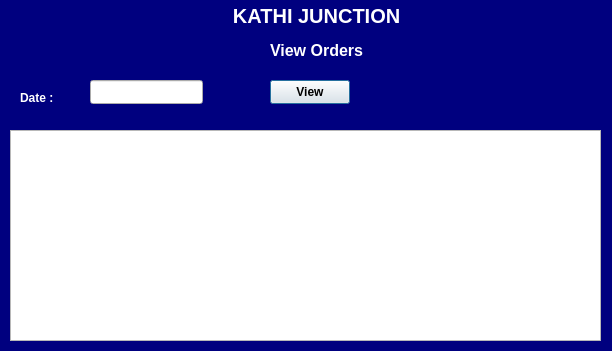
<?xml version="1.0" encoding="UTF-8"?>
<ui version="4.0">
 <class>KathiAdminViewOrders</class>
 <widget class="QDialog" name="KathiAdminViewOrders">
  <property name="geometry">
   <rect>
    <x>0</x>
    <y>0</y>
    <width>612</width>
    <height>351</height>
   </rect>
  </property>
  <property name="windowTitle">
   <string>Dialog</string>
  </property>
  <widget class="QLabel" name="label">
   <property name="geometry">
    <rect>
     <x>0</x>
     <y>0</y>
     <width>621</width>
     <height>31</height>
    </rect>
   </property>
   <property name="font">
    <font>
     <pointsize>15</pointsize>
     <bold>true</bold>
    </font>
   </property>
   <property name="styleSheet">
    <string notr="true">color: rgb(255, 255, 255);
background-color: rgb(0, 0, 127);</string>
   </property>
   <property name="text">
    <string>                                          KATHI JUNCTION</string>
   </property>
  </widget>
  <widget class="QLabel" name="label_2">
   <property name="geometry">
    <rect>
     <x>0</x>
     <y>30</y>
     <width>621</width>
     <height>321</height>
    </rect>
   </property>
   <property name="styleSheet">
    <string notr="true">background-color: rgb(0, 0, 127);</string>
   </property>
   <property name="text">
    <string/>
   </property>
  </widget>
  <widget class="QLabel" name="label_3">
   <property name="geometry">
    <rect>
     <x>20</x>
     <y>90</y>
     <width>49</width>
     <height>16</height>
    </rect>
   </property>
   <property name="font">
    <font>
     <bold>true</bold>
    </font>
   </property>
   <property name="styleSheet">
    <string notr="true">color: rgb(255, 255, 255);</string>
   </property>
   <property name="text">
    <string>Date : </string>
   </property>
  </widget>
  <widget class="QLineEdit" name="txtDateHis">
   <property name="geometry">
    <rect>
     <x>90</x>
     <y>80</y>
     <width>113</width>
     <height>24</height>
    </rect>
   </property>
  </widget>
  <widget class="QLabel" name="label_4">
   <property name="geometry">
    <rect>
     <x>270</x>
     <y>40</y>
     <width>101</width>
     <height>21</height>
    </rect>
   </property>
   <property name="font">
    <font>
     <pointsize>12</pointsize>
     <bold>true</bold>
    </font>
   </property>
   <property name="styleSheet">
    <string notr="true">color: rgb(255, 255, 255);</string>
   </property>
   <property name="text">
    <string>View Orders</string>
   </property>
  </widget>
  <widget class="QPushButton" name="btnView">
   <property name="geometry">
    <rect>
     <x>270</x>
     <y>80</y>
     <width>80</width>
     <height>24</height>
    </rect>
   </property>
   <property name="font">
    <font>
     <bold>true</bold>
    </font>
   </property>
   <property name="text">
    <string>View</string>
   </property>
  </widget>
  <widget class="QTableView" name="tableOrderHis">
   <property name="geometry">
    <rect>
     <x>10</x>
     <y>130</y>
     <width>591</width>
     <height>211</height>
    </rect>
   </property>
  </widget>
 </widget>
 <resources/>
 <connections/>
</ui>
